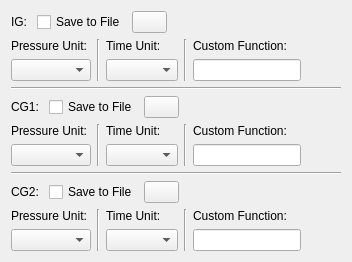
          <widget class="QWidget" name="tab_2">
           <attribute name="title">
            <string>Tab 2</string>
           </attribute>
           <layout class="QVBoxLayout" name="verticalLayout_8">
            <item>
             <layout class="QVBoxLayout" name="verticalLayout_7">
              <item>
               <layout class="QHBoxLayout" name="horizontalLayout_5">
                <item>
                 <widget class="QLabel" name="label_5">
                  <property name="text">
                   <string>IG: </string>
                  </property>
                 </widget>
                </item>
                <item>
                 <widget class="QCheckBox" name="IGSaveToFileCheckBox">
                  <property name="text">
                   <string>Save to File</string>
                  </property>
                 </widget>
                </item>
                <item>
                 <widget class="QPushButton" name="IGSectionHelp">
                  <property name="maximumSize">
                   <size>
                    <width>35</width>
                    <height>16777215</height>
                   </size>
                  </property>
                  <property name="text">
                   <string/>
                  </property>
                 </widget>
                </item>
                <item>
                 <spacer name="horizontalSpacer">
                  <property name="orientation">
                   <enum>Qt::Horizontal</enum>
                  </property>
                  <property name="sizeHint" stdset="0">
                   <size>
                    <width>40</width>
                    <height>20</height>
                   </size>
                  </property>
                 </spacer>
                </item>
               </layout>
              </item>
              <item>
               <layout class="QHBoxLayout" name="horizontalLayout_4">
                <item>
                 <layout class="QVBoxLayout" name="verticalLayout_9">
                  <item>
                   <widget class="QLabel" name="label_6">
                    <property name="text">
                     <string>Pressure Unit: </string>
                    </property>
                   </widget>
                  </item>
                  <item>
                   <widget class="QComboBox" name="IGPressureUnitCombo"/>
                  </item>
                 </layout>
                </item>
                <item>
                 <widget class="Line" name="line_5">
                  <property name="orientation">
                   <enum>Qt::Vertical</enum>
                  </property>
                 </widget>
                </item>
                <item>
                 <layout class="QVBoxLayout" name="verticalLayout_10">
                  <item>
                   <widget class="QLabel" name="label_7">
                    <property name="text">
                     <string>Time Unit: </string>
                    </property>
                   </widget>
                  </item>
                  <item>
                   <widget class="QComboBox" name="IGTimeUnitCombo"/>
                  </item>
                 </layout>
                </item>
                <item>
                 <widget class="Line" name="line_6">
                  <property name="orientation">
                   <enum>Qt::Vertical</enum>
                  </property>
                 </widget>
                </item>
                <item>
                 <layout class="QVBoxLayout" name="verticalLayout_11">
                  <item>
                   <widget class="QLabel" name="label_8">
                    <property name="text">
                     <string>Custom Function: </string>
                    </property>
                   </widget>
                  </item>
                  <item>
                   <widget class="QLineEdit" name="IGCustomFunctionLineEdit"/>
                  </item>
                 </layout>
                </item>
                <item>
                 <spacer name="horizontalSpacer_7">
                  <property name="orientation">
                   <enum>Qt::Horizontal</enum>
                  </property>
                  <property name="sizeHint" stdset="0">
                   <size>
                    <width>40</width>
                    <height>20</height>
                   </size>
                  </property>
                 </spacer>
                </item>
               </layout>
              </item>
             </layout>
            </item>
            <item>
             <widget class="Line" name="line_2">
              <property name="orientation">
               <enum>Qt::Horizontal</enum>
              </property>
             </widget>
            </item>
            <item>
             <layout class="QVBoxLayout" name="verticalLayout_13">
              <item>
               <layout class="QHBoxLayout" name="horizontalLayout_9">
                <item>
                 <widget class="QLabel" name="label_11">
                  <property name="text">
                   <string>CG1: </string>
                  </property>
                 </widget>
                </item>
                <item>
                 <widget class="QCheckBox" name="CG1SaveToFileCheckBox">
                  <property name="text">
                   <string>Save to File</string>
                  </property>
                 </widget>
                </item>
                <item>
                 <widget class="QPushButton" name="CG1SectionHelp">
                  <property name="maximumSize">
                   <size>
                    <width>35</width>
                    <height>16777215</height>
                   </size>
                  </property>
                  <property name="text">
                   <string/>
                  </property>
                 </widget>
                </item>
                <item>
                 <spacer name="horizontalSpacer_2">
                  <property name="orientation">
                   <enum>Qt::Horizontal</enum>
                  </property>
                  <property name="sizeHint" stdset="0">
                   <size>
                    <width>40</width>
                    <height>20</height>
                   </size>
                  </property>
                 </spacer>
                </item>
               </layout>
              </item>
              <item>
               <layout class="QHBoxLayout" name="horizontalLayout_8">
                <item>
                 <layout class="QVBoxLayout" name="verticalLayout_15">
                  <item>
                   <widget class="QLabel" name="label_12">
                    <property name="text">
                     <string>Pressure Unit: </string>
                    </property>
                   </widget>
                  </item>
                  <item>
                   <widget class="QComboBox" name="CG1PressureUnitCombo"/>
                  </item>
                 </layout>
                </item>
                <item>
                 <widget class="Line" name="line_9">
                  <property name="orientation">
                   <enum>Qt::Vertical</enum>
                  </property>
                 </widget>
                </item>
                <item>
                 <layout class="QVBoxLayout" name="verticalLayout_16">
                  <item>
                   <widget class="QLabel" name="label_13">
                    <property name="text">
                     <string>Time Unit: </string>
                    </property>
                   </widget>
                  </item>
                  <item>
                   <widget class="QComboBox" name="CG1TimeUnitCombo"/>
                  </item>
                 </layout>
                </item>
                <item>
                 <widget class="Line" name="line_8">
                  <property name="orientation">
                   <enum>Qt::Vertical</enum>
                  </property>
                 </widget>
                </item>
                <item>
                 <layout class="QVBoxLayout" name="verticalLayout_17">
                  <item>
                   <widget class="QLabel" name="label_14">
                    <property name="text">
                     <string>Custom Function: </string>
                    </property>
                   </widget>
                  </item>
                  <item>
                   <widget class="QLineEdit" name="CG1CustomFunctionLineEdit"/>
                  </item>
                 </layout>
                </item>
                <item>
                 <spacer name="horizontalSpacer_8">
                  <property name="orientation">
                   <enum>Qt::Horizontal</enum>
                  </property>
                  <property name="sizeHint" stdset="0">
                   <size>
                    <width>40</width>
                    <height>20</height>
                   </size>
                  </property>
                 </spacer>
                </item>
               </layout>
              </item>
             </layout>
            </item>
            <item>
             <widget class="Line" name="line_3">
              <property name="orientation">
               <enum>Qt::Horizontal</enum>
              </property>
             </widget>
            </item>
            <item>
             <layout class="QVBoxLayout" name="verticalLayout_14">
              <item>
               <layout class="QHBoxLayout" name="horizontalLayout_12">
                <item>
                 <widget class="QLabel" name="label_17">
                  <property name="text">
                   <string>CG2: </string>
                  </property>
                 </widget>
                </item>
                <item>
                 <widget class="QCheckBox" name="CG2SaveToFileCheckBox">
                  <property name="text">
                   <string>Save to File</string>
                  </property>
                 </widget>
                </item>
                <item>
                 <widget class="QPushButton" name="CG2SectionHelp">
                  <property name="maximumSize">
                   <size>
                    <width>35</width>
                    <height>16777215</height>
                   </size>
                  </property>
                  <property name="text">
                   <string/>
                  </property>
                 </widget>
                </item>
                <item>
                 <spacer name="horizontalSpacer_3">
                  <property name="orientation">
                   <enum>Qt::Horizontal</enum>
                  </property>
                  <property name="sizeHint" stdset="0">
                   <size>
                    <width>40</width>
                    <height>20</height>
                   </size>
                  </property>
                 </spacer>
                </item>
               </layout>
              </item>
              <item>
               <layout class="QHBoxLayout" name="horizontalLayout_13">
                <item>
                 <layout class="QVBoxLayout" name="verticalLayout_19">
                  <item>
                   <widget class="QLabel" name="label_18">
                    <property name="text">
                     <string>Pressure Unit: </string>
                    </property>
                   </widget>
                  </item>
                  <item>
                   <widget class="QComboBox" name="CG2PressureUnitCombo"/>
                  </item>
                 </layout>
                </item>
                <item>
                 <widget class="Line" name="line_12">
                  <property name="orientation">
                   <enum>Qt::Vertical</enum>
                  </property>
                 </widget>
                </item>
                <item>
                 <layout class="QVBoxLayout" name="verticalLayout_20">
                  <item>
                   <widget class="QLabel" name="label_19">
                    <property name="text">
                     <string>Time Unit: </string>
                    </property>
                   </widget>
                  </item>
                  <item>
                   <widget class="QComboBox" name="CG2TimeUnitCombo"/>
                  </item>
                 </layout>
                </item>
                <item>
                 <widget class="Line" name="line_11">
                  <property name="orientation">
                   <enum>Qt::Vertical</enum>
                  </property>
                 </widget>
                </item>
                <item>
                 <layout class="QVBoxLayout" name="verticalLayout_21">
                  <item>
                   <widget class="QLabel" name="label_20">
                    <property name="text">
                     <string>Custom Function: </string>
                    </property>
                   </widget>
                  </item>
                  <item>
                   <widget class="QLineEdit" name="CG2CustomFunctionLineEdit"/>
                  </item>
                 </layout>
                </item>
                <item>
                 <spacer name="horizontalSpacer_9">
                  <property name="orientation">
                   <enum>Qt::Horizontal</enum>
                  </property>
                  <property name="sizeHint" stdset="0">
                   <size>
                    <width>40</width>
                    <height>20</height>
                   </size>
                  </property>
                 </spacer>
                </item>
               </layout>
              </item>
             </layout>
            </item>
           </layout>
          </widget>
